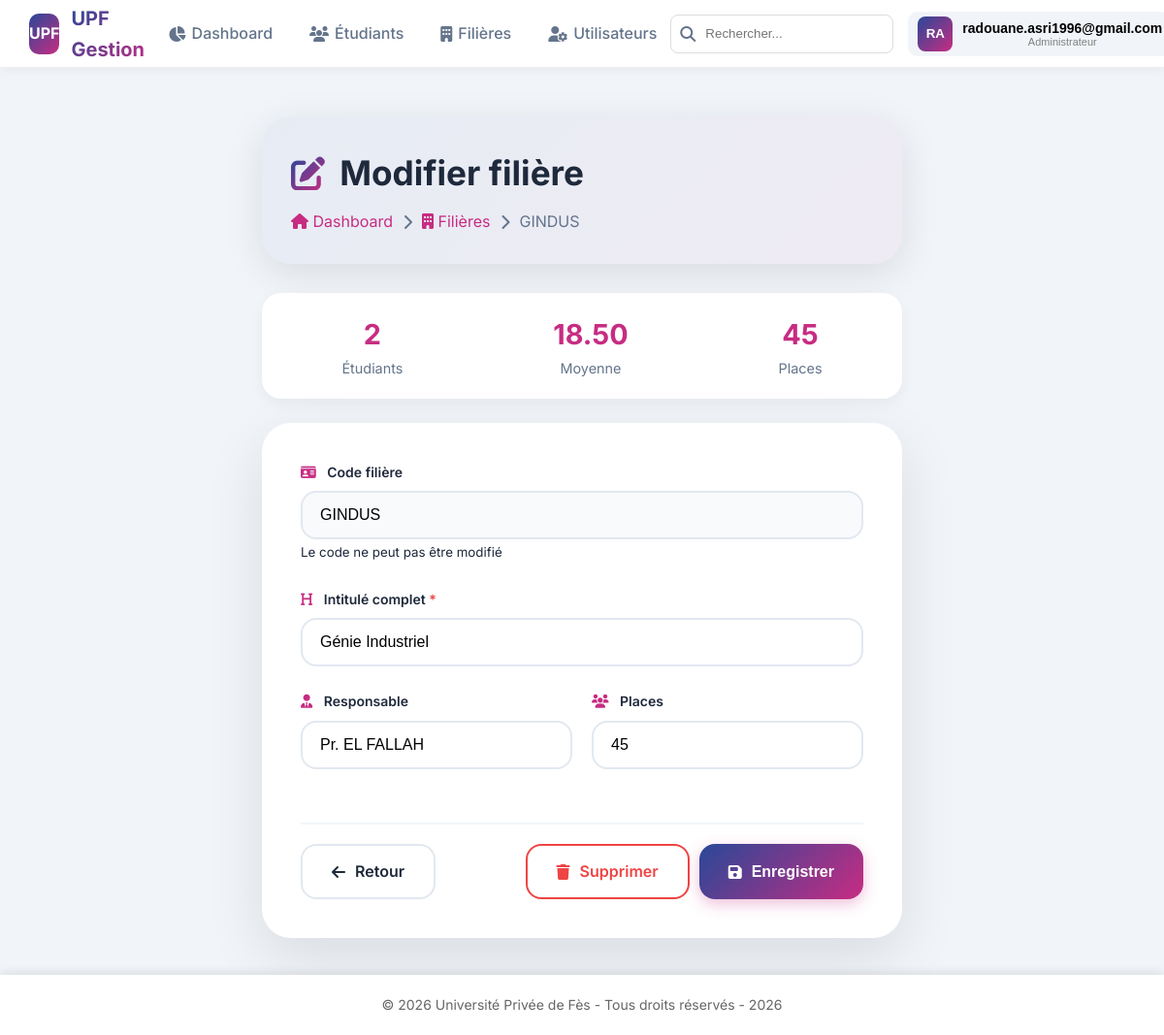
Screenshot of /admin/filieres/modifier.php?code=GINDUS (signed in) with the database file from the repository.
### tables this page shows
CREATE TABLE `filieres` (
  `CodeF` varchar(10) NOT NULL,
  `IntituleF` varchar(100) NOT NULL,
  `responsable` varchar(100) DEFAULT NULL,
  `nbPlaces` int(11) DEFAULT NULL,
  `created_at` datetime NOT NULL
);

### admin/filieres/modifier.php (the view, shortened to what this page needs)
<?php
require_once '../../includes/header.php';
$code = $_GET['code'] ?? '';
$pdo = getConnexion();
$stmt = $pdo->prepare("SELECT * FROM filieres WHERE CodeF = ?");
$stmt->execute([$code]);
$filiere = $stmt->fetch();
$stmt = $pdo->prepare("SELECT COUNT(*) as nb, AVG(FNote) as moyenne FROM etudiants WHERE Filiere = ?");
$stmt->execute([$code]);
$stats = $stmt->fetch();
?>
<div class="form-page">
    <div class="form-header">
        <h1>
            <i class="fas fa-edit"></i>
            Modifier filière
        </h1>
        <div class="breadcrumb">
            <a href="../dashboard.php"><i class="fas fa-home"></i> Dashboard</a>
            <i class="fas fa-chevron-right"></i>
            <a href="liste.php"><i class="fas fa-building"></i> Filières</a>
            <i class="fas fa-chevron-right"></i>
            <span><?php echo htmlspecialchars($filiere['CodeF']); ?></span>
        </div>
    </div>
    <div class="stats-mini">
        <div class="stat-mini-item">
            <div class="stat-mini-value"><?php echo $stats['nb']; ?></div>
            <div class="stat-mini-label">Étudiants</div>
        </div>
        <div class="stat-mini-item">
            <div class="stat-mini-value"><?php echo $stats['moyenne'] ? number_format($stats['moyenne'], 2) : '-'; ?></div>
            <div class="stat-mini-label">Moyenne</div>
        </div>
        <div class="stat-mini-item">
            <div class="stat-mini-value"><?php echo $filiere['nbPlaces'] ?? '∞'; ?></div>
            <div class="stat-mini-label">Places</div>
        </div>
    </div>
    <form class="modern-form" action="modifier_traitement.php" method="POST">
        <div class="form-group">
            <label>
                <i class="fas fa-id-card"></i>
                Code filière
            </label>
            <input type="text" value="<?php echo $filiere['CodeF']; ?>" readonly>
            <small>Le code ne peut pas être modifié</small>
        </div>
        <div class="form-group">
            <label>
                <i class="fas fa-heading"></i>
                Intitulé complet <span style="color: var(--danger);">*</span>
            </label>
            <input type="text"
                   name="intitule"
                   value="<?php echo htmlspecialchars($filiere['IntituleF']); ?>"
                   required>
        </div>
        <div class="form-row">
            <div class="form-group">
                <label>
                    <i class="fas fa-user-tie"></i>
                    Responsable
                </label>
                <input type="text"
                       name="responsable"
                       value="<?php echo htmlspecialchars($filiere['responsable'] ?? ''); ?>">
            </div>
            <div class="form-group">
                <label>
                    <i class="fas fa-users"></i>
                    Places
                </label>
                <input type="number"
                       name="nbPlaces"
                       min="1"
                       max="500"
                       value="<?php echo $filiere['nbPlaces']; ?>">
            </div>
        </div>
        <div class="form-actions">
            <div class="left-actions">
                <a href="liste.php" class="btn btn-secondary">
                    <i class="fas fa-arrow-left"></i>
                    Retour
                </a>
            </div>
            <div class="right-actions">
                <a href="supprimer.php?code=<?php echo $filiere['CodeF']; ?>"
                   class="btn btn-danger"
                   onclick="return confirm('Supprimer cette filière ? Les étudiants seront dissociés.')">
                    <i class="fas fa-trash"></i>
                    Supprimer
                </a>
                <button type="submit" class="btn btn-primary">
                    <i class="fas fa-save"></i>
                    Enregistrer
                </button>
            </div>
        </div>
    </form>
</div>
<?php require_once '../../includes/footer.php'; ?>

### assets/style.css (style rules this page uses)
:root { --upf-blue: #294898; --upf-pink: #C72C82; --upf-gray: #f5f5f5; --white: #ffffff; --dark: #333333; --success: #28a745; --danger: #dc3545; --warning: #ffc107; --info: #17a2b8; }
* { margin: 0; padding: 0; box-sizing: border-box; }
body { font-family: 'Segoe UI', Tahoma, Geneva, Verdana, sans-serif; background: linear-gradient(135deg, var(--upf-blue) 0%, var(--upf-pink) 100%); min-height: 100vh; line-height: 1.6; }
.form-group { margin-bottom: 20px; }
.form-group label { display: block; margin-bottom: 5px; color: var(--dark); font-weight: 600; font-size: 14px; }
.form-group input { width: 100%; padding: 12px 15px; border: 2px solid #e0e0e0; border-radius: 8px; font-size: 16px; transition: all 0.3s ease; }
.form-group input::placeholder { color: #aaa; font-size: 14px; }
.btn { display: inline-block; padding: 10px 20px; border: none; border-radius: 5px; font-size: 14px; cursor: pointer; text-decoration: none; transition: all 0.3s ease; }
.btn-primary { background: var(--upf-blue); color: white; }
.btn-danger { background: var(--danger); color: white; }

### includes/header.php (style rules this page uses)
:root { --upf-blue:#294898; --upf-pink:#C72C82; --gradient:linear-gradient(135deg,var(--upf-blue),var(--upf-pink)); --dark:#1e293b; --gray:#64748b; --light:#f8fafc; --danger:#ef4444; --header-height:70px; }
* { margin:0; padding:0; box-sizing:border-box; }
body { font-family:'Inter',sans-serif; background:#f1f5f9; color:var(--dark); }

### admin/filieres/modifier.php (style rules this page uses)
:root { --upf-blue: #294898; --upf-pink: #C72C82; --success: #10b981; --warning: #f59e0b; --danger: #ef4444; --dark: #1e293b; --light: #f8fafc; --gray: #64748b; --gradient: linear-gradient(135deg, var(--upf-blue), var(--upf-pink)); }
.form-page { padding: 20px; max-width: 700px; margin: 0 auto; }
.form-header { background: white; border-radius: 30px; padding: 30px; margin-bottom: 30px; box-shadow: 0 10px 40px rgba(0,0,0,0.1); background: linear-gradient(135deg, rgba(41,72,152,0.05), rgba(199,44,130,0.05)); }
.form-header h1 { font-size: 2.2rem; color: var(--dark); margin-bottom: 10px; display: flex; align-items: center; gap: 15px; }
.form-header h1 i { background: var(--gradient); -webkit-background-clip: text; -webkit-text-fill-color: transparent; }
.breadcrumb { display: flex; align-items: center; gap: 10px; color: var(--gray); }
.breadcrumb a { color: var(--upf-pink); text-decoration: none; }
.stats-mini { background: white; border-radius: 20px; padding: 20px; margin-bottom: 25px; display: flex; gap: 30px; justify-content: space-around; box-shadow: 0 5px 15px rgba(0,0,0,0.05); }
.stat-mini-item { text-align: center; }
.stat-mini-value { font-size: 1.8rem; font-weight: 700; color: var(--upf-pink); }
.stat-mini-label { color: var(--gray); font-size: 0.9rem; }
.modern-form { background: white; border-radius: 30px; padding: 40px; box-shadow: 0 20px 60px rgba(0,0,0,0.1); }
.form-group { margin-bottom: 25px; }
.form-group label { display: block; margin-bottom: 8px; font-weight: 600; color: var(--dark); }
.form-group label i { color: var(--upf-pink); margin-right: 8px; }
.form-group input, .form-group textarea { width: 100%; padding: 14px 18px; border: 2px solid #e2e8f0; border-radius: 16px; font-size: 1rem; transition: all 0.3s; }
.form-group input[readonly] { background: #f8fafc; cursor: not-allowed; }
.form-row { display: grid; grid-template-columns: 1fr 1fr; gap: 20px; }
.form-actions { display: flex; gap: 15px; justify-content: flex-end; margin-top: 30px; padding-top: 20px; border-top: 2px solid #f1f5f9; }
.btn { padding: 14px 30px; border-radius: 16px; font-weight: 600; font-size: 1rem; cursor: pointer; transition: all 0.3s; border: none; display: inline-flex; align-items: center; gap: 10px; text-decoration: none; }
.btn-primary { background: var(--gradient); color: white; box-shadow: 0 5px 15px rgba(199,44,130,0.3); }
.btn-secondary { background: white; color: var(--dark); border: 2px solid #e2e8f0; }
.btn-danger { background: white; color: var(--danger); border: 2px solid var(--danger); }
.left-actions, .right-actions { display: flex; gap: 10px; }
.form-actions { justify-content: space-between; }

### rows the page displays
filieres: CodeF "GINDUS", nbPlaces "45", intitule "Génie Industriel", responsable "Pr. EL FALLAH"

### other values shown
$initiales "RA"
$user_login "radouane.asri1996@gmail.com"
$stats['nb'] "2"
$stats['moyenne'] "18.50"
